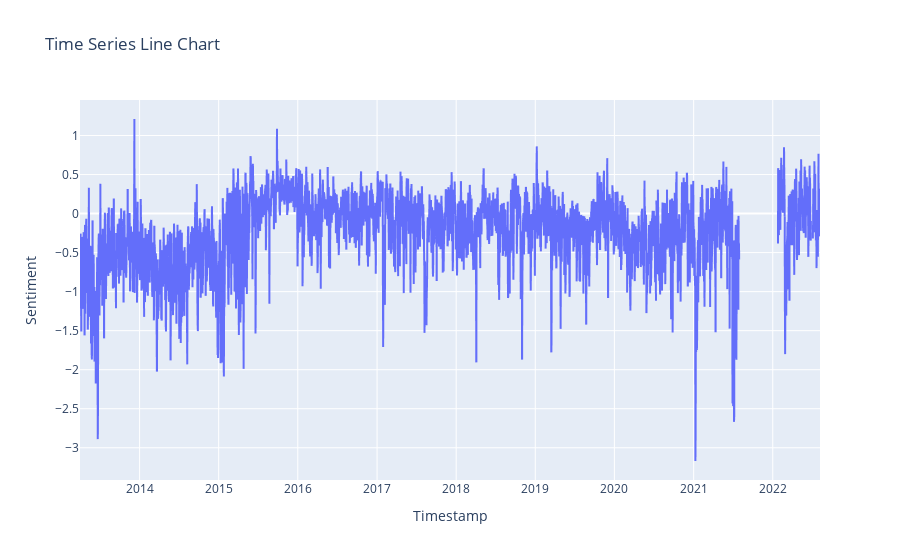

The notebook cell saved with this chart:
### Code cell
test = df_sent[df_sent['Ticker'] == 'GOOGL']

lineSent = px.line(test, x=test.index, y="Sentiment",
                   title='Time Series Line Chart')
lineSent.show()

### Figure 1 — Plotly figure (JSON) as saved in the notebook; plotly's stock layout.template omitted (floating-point values rounded to 4 significant figures; data arrays with more than 128 entries replaced by an {"elided": "..."} marker saying what was removed)
{"data": [{"hovertemplate": "Timestamp=%{x}<br>Sentiment=%{y}<extra></extra>", "legendgroup": "", "line": {"color": "#636efa", "dash": "solid"}, "marker": {"symbol": "circle"}, "mode": "lines", "name": "", "showlegend": false, "type": "scattergl", "x": {"elided": "3416 str values"}, "xaxis": "x", "y": {"elided": "3416 float values"}, "yaxis": "y"}], "layout": {"legend": {"tracegroupgap": 0}, "title": {"text": "Time Series Line Chart"}, "xaxis": {"anchor": "y", "domain": [0, 1], "title": {"text": "Timestamp"}}, "yaxis": {"anchor": "x", "domain": [0, 1], "title": {"text": "Sentiment"}}}}
